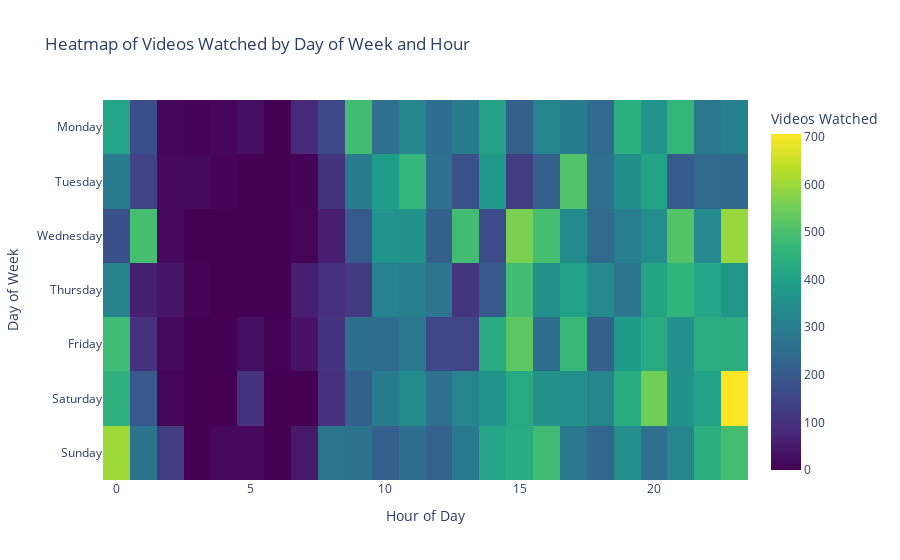

Write notebook code for a chart like this one.
### Code cell
import pandas as pd
import plotly.express as px

# Load the updated CSV file
file_path = "Data/watch_data_eng.csv"
df = pd.read_csv(file_path)

# Clean and convert Watch Date and Hour
df['Watch Date'] = pd.to_datetime(df['Watch Date'], format='%d %b %Y', errors='coerce')
df['Watch Hour'] = pd.to_datetime(df['Watch Hour'], format='%H:%M:%S', errors='coerce').dt.hour

# Extract day of the week
df['Day of Week'] = df['Watch Date'].dt.day_name()

# Pivot table to count videos watched by day and hour
heatmap_data = df.pivot_table(index='Day of Week', columns='Watch Hour', aggfunc='size', fill_value=0)

# Reorder days for better visualization
ordered_days = ['Monday', 'Tuesday', 'Wednesday', 'Thursday', 'Friday', 'Saturday', 'Sunday']
heatmap_data = heatmap_data.reindex(ordered_days)

# Create a heatmap
fig = px.imshow(heatmap_data,
                labels=dict(x="Hour of Day", y="Day of Week", color="Videos Watched"),
                title="Heatmap of Videos Watched by Day of Week and Hour",
                color_continuous_scale="Viridis")  # You can change this gradient

# Show the chart
fig.show()

### Figure 1 — Plotly figure (JSON) as saved in the notebook; plotly's stock layout.template omitted (floating-point values rounded to 4 significant figures; data arrays with more than 128 entries replaced by an {"elided": "..."} marker saying what was removed)
{"data": [{"coloraxis": "coloraxis", "hovertemplate": "Hour of Day: %{x}<br>Day of Week: %{y}<br>Videos Watched: %{z}<extra></extra>", "name": "0", "type": "heatmap", "x": [0, 1, 2, 3, 4, 5, 6, 7, 8, 9, 10, 11, 12, 13, 14, 15, 16, 17, 18, 19, 20, 21, 22, 23], "xaxis": "x", "y": ["Monday", "Tuesday", "Wednesday", "Thursday", "Friday", "Saturday", "Sunday"], "yaxis": "y", "z": {"elided": "7x24 int values"}}], "layout": {"coloraxis": {"colorbar": {"title": {"text": "Videos Watched"}}, "colorscale": [[0, "#440154"], [0.1111, "#482878"], [0.2222, "#3e4989"], [0.3333, "#31688e"], [0.4444, "#26828e"], [0.5556, "#1f9e89"], [0.6667, "#35b779"], [0.7778, "#6ece58"], [0.8889, "#b5de2b"], [1, "#fde725"]]}, "title": {"text": "Heatmap of Videos Watched by Day of Week and Hour"}, "xaxis": {"anchor": "y", "constrain": "domain", "domain": [0, 1], "scaleanchor": "y", "title": {"text": "Hour of Day"}}, "yaxis": {"anchor": "x", "autorange": "reversed", "constrain": "domain", "domain": [0, 1], "title": {"text": "Day of Week"}}}}
